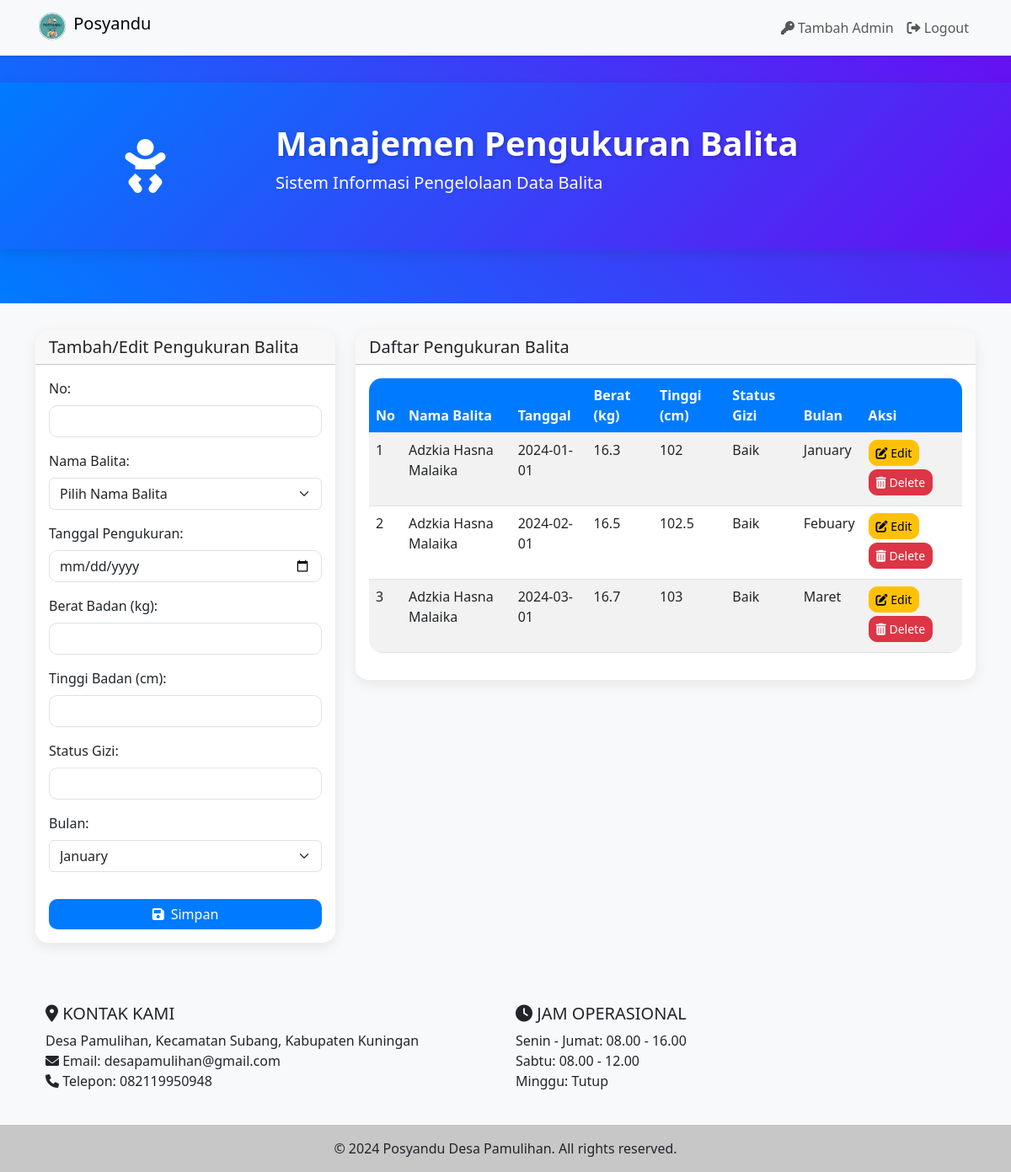
The app's page /crud/balita_detail.php (signed in), older data.
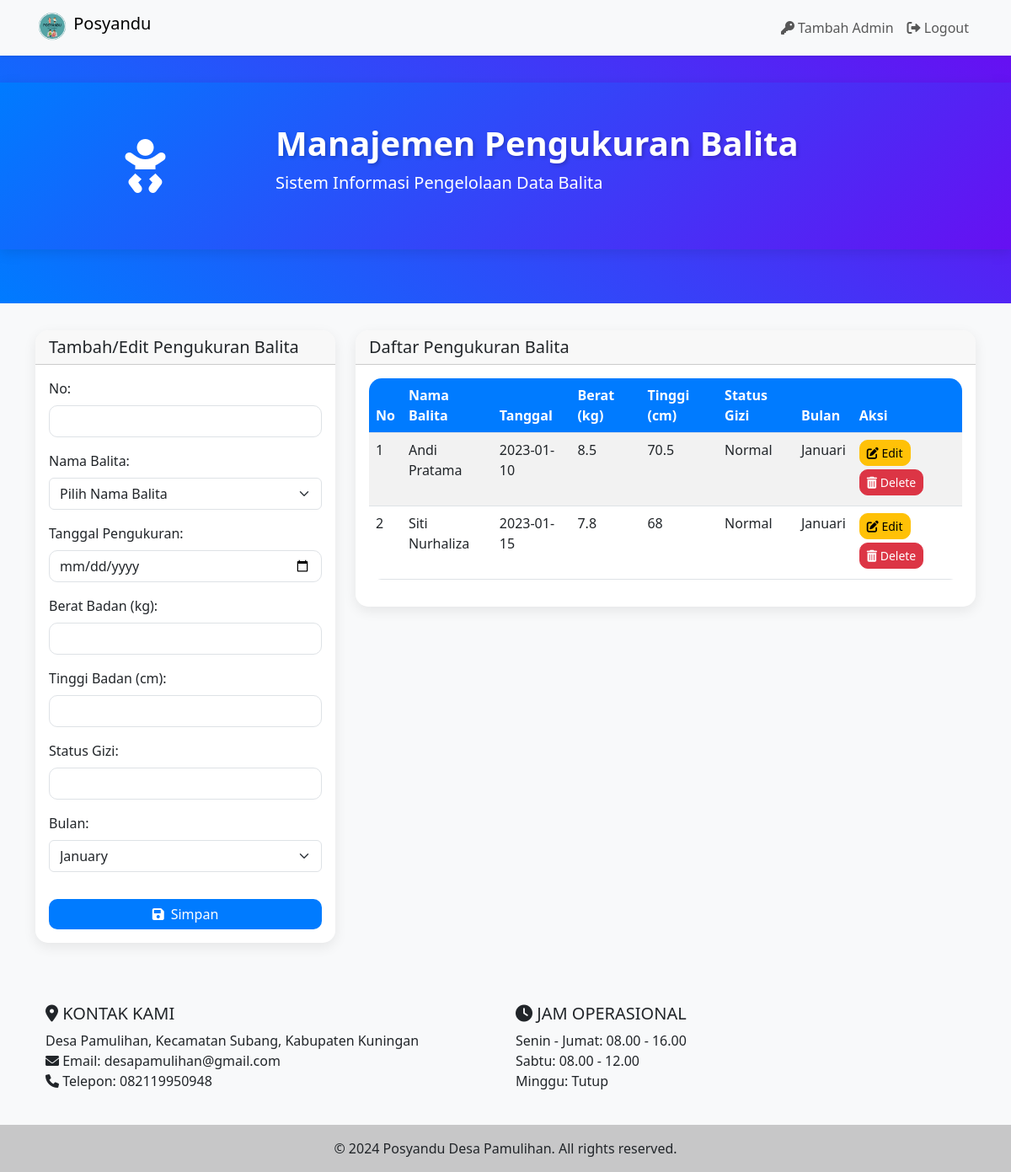
The same page, newer data.
### tables this page shows
CREATE TABLE "pengukuran_balita" (
    id_pengukuran INTEGER PRIMARY KEY AUTOINCREMENT,
    no INTEGER,
    id_balita INTEGER,
    tanggal_pengukuran DATE,
    berat_badan DECIMAL(5,2),
    tinggi_badan DECIMAL(5,2),
    status_gizi TEXT,
    bulan TEXT CHECK (bulan IN ('januari', 'februari', 'maret', 'april', 'mei', 'juni', 'juli', 'agustus', 'september', 'oktober', 'november', 'desember')),
    FOREIGN KEY (id_balita) REFERENCES balita(id_balita)
);

CREATE TABLE balita (
    id_balita INTEGER PRIMARY KEY,
    no INTEGER,
    nama_balita TEXT,
    jenis_kelamin TEXT,
    nik TEXT,
    tanggal_lahir DATE,
    berat_badan_lahir INTEGER,
    nama_ayah TEXT,
    nama_ibu TEXT,
    alamat TEXT,
    status TEXT CHECK (status IN ('Aktif', 'Lulus', 'Keluar', 'Pindah', 'Meninggal', 'Tidak Aktif'))
);

### crud/balita_detail.php (the view, shortened to what this page needs)
<?php
require_once __DIR__ . '/../config/config.php';
require_once __DIR__ . '/../includes/header_dashboard.php';
$pengukuran = null;
$pengukuran_balitas = $db->query("SELECT p.*, b.nama_balita FROM pengukuran_balita p JOIN balita b ON p.id_balita = b.id_balita ORDER BY p.no ASC")->fetchAll(PDO::FETCH_ASSOC);
$bulan_list = ['january', 'febuary', 'maret', 'april', 'mei', 'juni', 'juli', 'agustus', 'september', 'oktober', 'november', 'desember'];
?>
<!DOCTYPE html>
<html lang="id">
<head>
    <link href="https://cdn.jsdelivr.net/npm/bootstrap@5.3.0-alpha1/dist/css/bootstrap.min.css" rel="stylesheet">
    <link href="https://cdnjs.cloudflare.com/ajax/libs/font-awesome/6.0.0-beta3/css/all.min.css" rel="stylesheet">
</head>
<body>
<header class="header animate__animated animate__fadeIn">
<div class="title-container">
    <div class="container">
        <div class="row align-items-center">
            <div class="col-md-3 text-center">
                <i class="fas fa-baby title-icon"></i>
            </div>
            <div class="col-md-9">
                <h1 class="animated-title">Manajemen Pengukuran Balita</h1>
                <p class="subtitle lead">Sistem Informasi Pengelolaan Data Balita</p>
            </div>
        </div>
    </div>
</div>
</header>
<div class="container">
    <div class="row">
        <div class="col-lg-4 mb-4">
            <div class="card h-100 animate-on-scroll">
                <div class="card-header">
                    <h5 class="card-title mb-0">Tambah/Edit Pengukuran Balita</h5>
                </div>
                <div class="card-body">
                    <form method="post">
                        <div class="mb-3">
                            <label for="no" class="form-label">No:</label>
                            <input type="number" name="no" id="no" class="form-control" value="<?php echo isset($pengukuran) ? htmlspecialchars($pengukuran['no']) : ''; ?>" required>
                        </div>
                        <div class="mb-3">
                            <label for="id_balita" class="form-label">Nama Balita:</label>
                            <select name="id_balita" id="id_balita" class="form-select" required onchange="fillNoBasedOnBalita(this.value)">
                                <option value="">Pilih Nama Balita</option>
                            </select>
                        </div>
                        <div class="mb-3">
                            <label for="tanggal_pengukuran" class="form-label">Tanggal Pengukuran:</label>
                            <input type="date" name="tanggal_pengukuran" id="tanggal_pengukuran" class="form-control" value="<?php echo isset($pengukuran) ? htmlspecialchars($pengukuran['tanggal_pengukuran']) : ''; ?>" required>
                        </div>
                        <div class="mb-3">
                            <label for="berat_badan" class="form-label">Berat Badan (kg):</label>
                            <input type="number" step="0.1" name="berat_badan" id="berat_badan" class="form-control" value="<?php echo isset($pengukuran) ? htmlspecialchars($pengukuran['berat_badan']) : ''; ?>" required>
                        </div>
                        <div class="mb-3">
                            <label for="tinggi_badan" class="form-label">Tinggi Badan (cm):</label>
                            <input type="number" step="0.1" name="tinggi_badan" id="tinggi_badan" class="form-control" value="<?php echo isset($pengukuran) ? htmlspecialchars($pengukuran['tinggi_badan']) : ''; ?>" required>
                        </div>
                        <div class="mb-3">
                            <label for="status_gizi" class="form-label">Status Gizi:</label>
                            <input type="text" name="status_gizi" id="status_gizi" class="form-control" value="<?php echo isset($pengukuran) ? htmlspecialchars($pengukuran['status_gizi']) : ''; ?>" required>
                        </div>
                        <div class="mb-3">
                            <label for="bulan" class="form-label">Bulan:</label>
                            <select name="bulan" id="bulan" class="form-select" required>
                                <?php foreach ($bulan_list as $bulan): ?>
                                    <option value="<?php echo $bulan; ?>" <?php echo (isset($pengukuran) && $pengukuran['bulan'] == $bulan) ? 'selected' : ''; ?>>
                                        <?php echo ucfirst($bulan); ?>
                                    </option>
                                <?php endforeach; ?>
                            </select>
                        </div>
                        <button type="submit" name="action" value="<?php echo isset($pengukuran) ? 'edit' : 'add'; ?>" class="btn btn-primary w-100 mt-3">
                            <i class="fas fa-save me-2"></i>Simpan
                        </button>
                    </form>
                </div>
            </div>
        </div>
        <div class="col-lg-8">
            <div class="card animate-on-scroll">
                <div class="card-header">
                    <h5 class="mb-0">Daftar Pengukuran Balita</h5>
                </div>
                <div class="card-body">
                    <div class="table-responsive">
                        <table class="table table-striped table-hover">
                            <thead>
                                <tr>
                                    <th>No</th>
                                    <th>Nama Balita</th>
                                    <th>Tanggal</th>
                                    <th>Berat (kg)</th>
                                    <th>Tinggi (cm)</th>
                                    <th>Status Gizi</th>
                                    <th>Bulan</th>
                                    <th>Aksi</th>
                                </tr>
                            </thead>
                            <tbody>
                                <?php foreach ($pengukuran_balitas as $pengukuran): ?>
                                    <tr>
                                        <td><?php echo htmlspecialchars($pengukuran['no']); ?></td>
                                        <td><?php echo htmlspecialchars($pengukuran['nama_balita']); ?></td>
                                        <td><?php echo htmlspecialchars($pengukuran['tanggal_pengukuran']); ?></td>
                                        <td><?php echo htmlspecialchars($pengukuran['berat_badan']); ?></td>
                                        <td><?php echo htmlspecialchars($pengukuran['tinggi_badan']); ?></td>
                                        <td><?php echo htmlspecialchars($pengukuran['status_gizi']); ?></td>
                                        <td><?php echo htmlspecialchars(ucfirst($pengukuran['bulan'])); ?></td>
                                        <td>
                                            <a href="?edit=<?php echo $pengukuran['id_pengukuran']; ?>" class="btn btn-sm btn-warning mb-1">
                                                <i class="fas fa-edit"></i> Edit
                                            </a>
                                            <form method="post" style="display:inline;">
                                                <button type="submit" name="action" value="delete" class="btn btn-sm btn-danger mb-1" onclick="return confirm('Yakin ingin menghapus data ini?')">
                                                    <i class="fas fa-trash-alt"></i> Delete
                                                </button>
                                            </form>
                                        </td>
                                    </tr>
                                <?php endforeach; ?>
                            </tbody>
                        </table>
                    </div>
                </div>
            </div>
        </div>
    </div>
</div>
</body>
</html>
<?php require_once __DIR__ . '/../includes/footer.php'; ?>

### includes/h_admin/header_dashboard.php (shortened to what this page needs)
<!DOCTYPE html>
<html lang="id">
<head>
    <link href="https://cdn.jsdelivr.net/npm/bootstrap@5.3.0/dist/css/bootstrap.min.css" rel="stylesheet">
    <link href="https://cdnjs.cloudflare.com/ajax/libs/font-awesome/6.0.0-beta3/css/all.min.css" rel="stylesheet">
</head>
<body>
    <nav class="navbar navbar-expand-lg navbar-light bg-light shadow-sm">
        <div class="container">
            <a class="navbar-brand" href="../views/dashboard.php">
                <img src="../logo/logo.png" alt="Logo Posyandu" class="d-inline-block align-top">
                Posyandu
            </a>
            <div class="collapse navbar-collapse" id="navbarNav">
                <ul class="navbar-nav">
                    <li class="nav-item">
                        <a class="nav-link" href="../auth/add_admin.php"><i class="fas fa-key"></i> Tambah Admin</a>
                    </li>
                    <li class="nav-item">
                        <a class="nav-link" href="../auth/logout.php"><i class="fas fa-sign-out-alt"></i> Logout</a>
                    </li>
                </ul>
            </div>
        </div>
    </nav>
    <div class="content">

### includes/h_user/footer.php (shortened to what this page needs)
</div>
    <footer class="bg-light text-center text-lg-start mt-4">
        <div class="container p-4">
            <div class="row">
                <div class="col-lg-6 col-md-12 mb-4 mb-md-0">
                    <h5 class="text-uppercase"><i class="fas fa-map-marker-alt"></i> Kontak Kami</h5>
                    <p>
                        Desa Pamulihan, Kecamatan Subang, Kabupaten Kuningan<br>
                        <i class="fas fa-envelope"></i> Email: desapamulihan@gmail.com<br>
                        <i class="fas fa-phone"></i> Telepon: 082119950948
                    </p>
                </div>
                <div class="col-lg-6 col-md-12 mb-4 mb-md-0">
                    <h5 class="text-uppercase"><i class="fas fa-clock"></i> Jam Operasional</h5>
                    <p>
                        Senin - Jumat: 08.00 - 16.00<br>
                        Sabtu: 08.00 - 12.00<br>
                        Minggu: Tutup
                    </p>
                </div>
            </div>
        </div>
        <div class="text-center p-3" style="background-color: rgba(0, 0, 0, 0.2);">
            © 2024 Posyandu Desa Pamulihan. All rights reserved.
        </div>
    </footer>
</body>
</html>

### includes/h_admin/header_dashboard.php (style rules this page uses)
.navbar-brand img { max-height: 40px; }
body { min-height: 100vh; display: flex; flex-direction: column; }
.content { flex: 1 0 auto; }

### crud/balita_detail.php (style rules this page uses)
body { background-color: #f8f9fa; }
.title-container { background: linear-gradient(135deg, #007bff, #6610f2); padding: 3rem 0; margin-bottom: 2rem; box-shadow: 0 4px 15px rgba(0, 0, 0, 0.1); }
.animated-title { font-size: 2.5rem; font-weight: 700; color: #ffffff; text-shadow: 2px 2px 4px rgba(0, 0, 0, 0.2); animation: fadeInDown 1s ease-out; }
.title-icon { font-size: 4rem; color: #ffffff; animation: bounce 2s infinite; }
.subtitle { color: #ffffff; animation: fadeInUp 1s ease-out 0.5s; animation-fill-mode: both; }
.card { border: none; border-radius: 15px; box-shadow: 0 5px 15px rgba(0,0,0,0.08); transition: all 0.3s ease; }
.card-header { border-radius: 15px 15px 0 0 !important; font-weight: 600; }
.form-control, .btn { border-radius: 10px; }
.btn-primary { background-color: #007bff; border: none; transition: all 0.3s ease; }
.table { border-radius: 15px; overflow: hidden; }
.table th { background-color: #007bff; color: white; }
.table-responsive { max-height: 600px; overflow-y: auto; }
.animate-on-scroll { opacity: 0; transform: translateY(20px); transition: opacity 0.5s ease, transform 0.5s ease; }
.animate-on-scroll.visible { opacity: 1; transform: translateY(0); }
.header { background: linear-gradient(45deg, #007bff, #6610f2); color: white; padding: 2rem 0; margin-bottom: 2rem; }
.header h1 { font-size: 2.5rem; font-weight: 700; }

Row changes from the older to the newer data that the page shows:
removed pengukuran_balita: no "1", id_balita.nama_balita "Adzkia Hasna Malaika", tanggal_pengukuran "2024-01-01", berat_badan "16.3", tinggi_badan "102", status_gizi "Baik", bulan "January"
removed pengukuran_balita: no "2", id_balita.nama_balita "Adzkia Hasna Malaika", tanggal_pengukuran "2024-02-01", berat_badan "16.5", tinggi_badan "102.5", status_gizi "Baik", bulan "Febuary"
removed pengukuran_balita: no "3", id_balita.nama_balita "Adzkia Hasna Malaika", tanggal_pengukuran "2024-03-01", berat_badan "16.7", tinggi_badan "103", status_gizi "Baik", bulan "Maret"
added pengukuran_balita: no "1", id_balita.nama_balita "Andi Pratama", tanggal_pengukuran "2023-01-10", berat_badan "8.5", tinggi_badan "70.5", status_gizi "Normal", bulan "Januari"
added pengukuran_balita: no "2", id_balita.nama_balita "Siti Nurhaliza", tanggal_pengukuran "2023-01-15", berat_badan "7.8", tinggi_badan "68", status_gizi "Normal", bulan "Januari"
